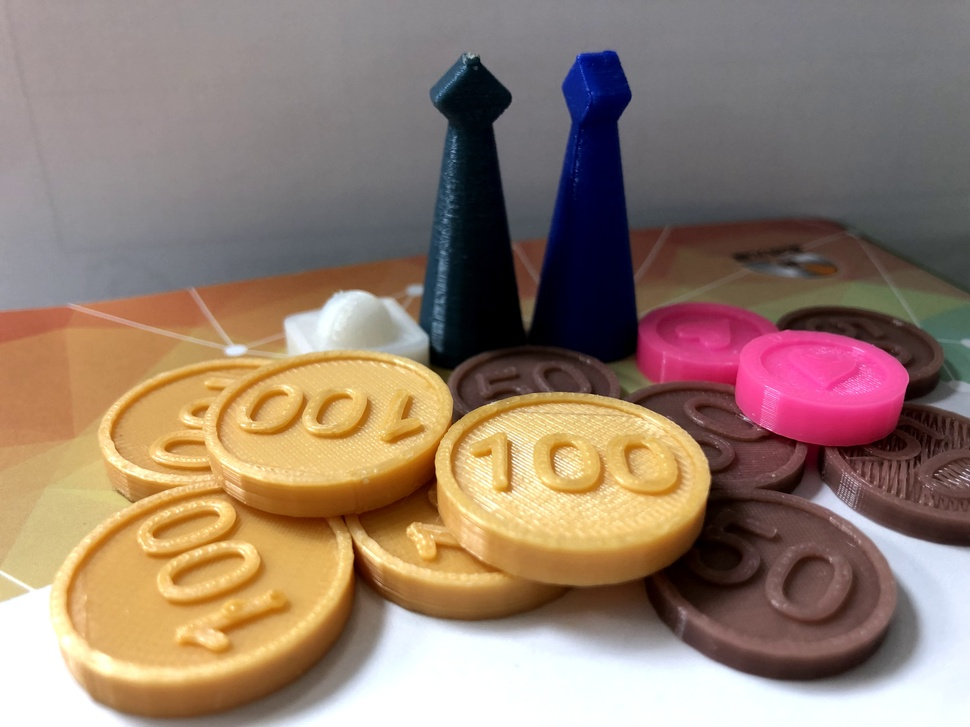
#> input picture images/pic03.jpg, 970 x 727 px, shrunk from 4032 x 3024 before the run, found by its file name
$ python test.py
#> lines starting #> are read from the running program, lines starting #| are printed output that depends on the picture
import numpy as np
import cv2
def main():
    img = cv2.imread("vscode/images/pic03.jpg",-1)
#> img is the input picture: shape (727, 970, 3); mean B, G, R 110.9, 126, 148.7
    cv2.imshow("img1",img)
    #img = cv2.resize(img,(nr2,nc2), interpolation= cv2.INTER_NEAREST)
    #scale = input("放大或縮小幾倍")
    img_out = scale_near(img , 1.5)
    cv2.namedWindow("img2",0)
    cv2.resizeWindow("img2",1000,1000)
    cv2.imshow("img2",img_out)
    cv2.waitKey(0)
def scale_near (img ,scale):
#> called with scale = 1.5
    m= 0
    n = 0
    i = 0
    j = 0
    nr1 , nc1 = img.shape[:2]
#> nr1 = 727; nc1 = 970
    zx = scale
    zy = scale
    nr2 = int(nr1 / scale)
#> nr2 = 484
    nc2 = int(nc1 / scale)
#> nc2 = 646
    img_out = np.zeros([nr1,nc1,3],dtype = "uint8")
    for i in range(nr1):
        for j in range(nc1):
            if (i > 0):
                m = int(i/zy + 0.5)
            else:
                m = int(j/zy - 0.5)
            if (j>0):
                n = int(j/zx + 0.5)
            else:
                n = int(j/zx -0.5)
            if((m >= 0) and (m < nr1) and (n >= 0) and (n < nc1)):
                img_out[i][j] = img[m][n]
            else:
                img_out[i][j] = 0
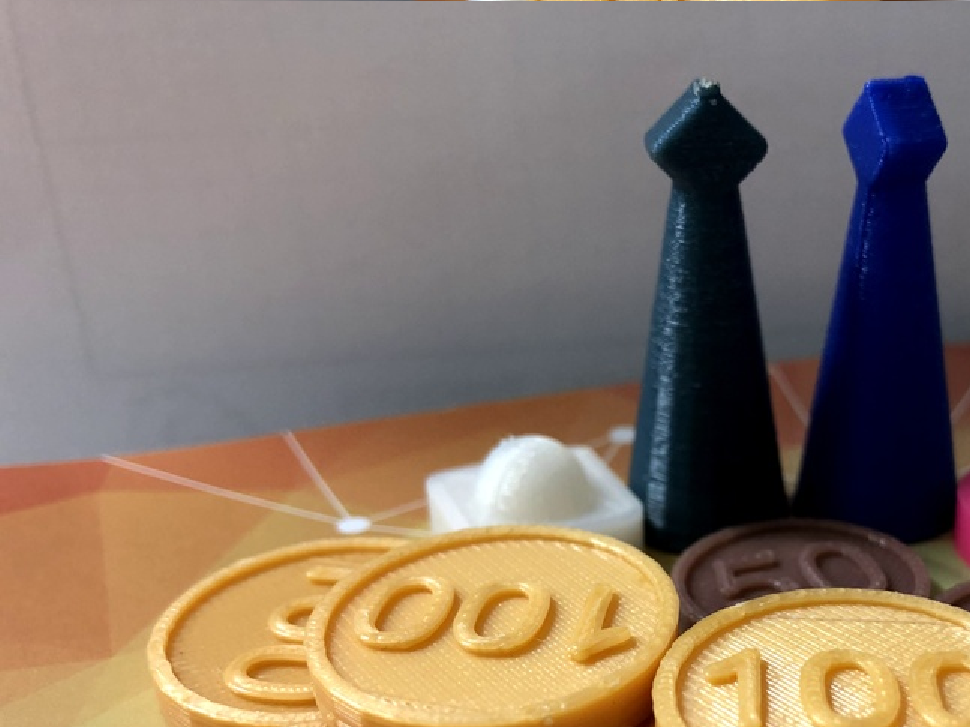
#> img_out: shape (727, 970, 3); mean B, G, R 106.9, 121.4, 138
    return img_out
main()

$ run again, with images/pic01.jpg copied over images/pic03.jpg
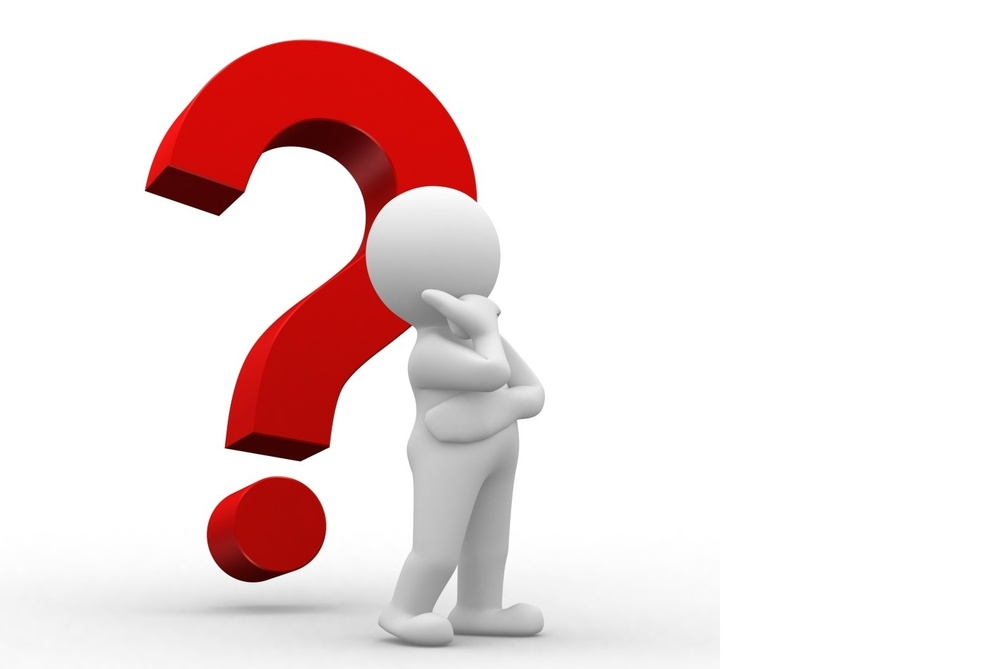
#> input picture images/pic01.jpg, 1000 x 669 px, shrunk from 1422 x 952 before the run, found by its file name
#> in main, img is the input picture: shape (669, 1000, 3); mean B, G, R 223.8, 224, 240.4
#> after the loop in scale_near, `for i in range(nr1):`:
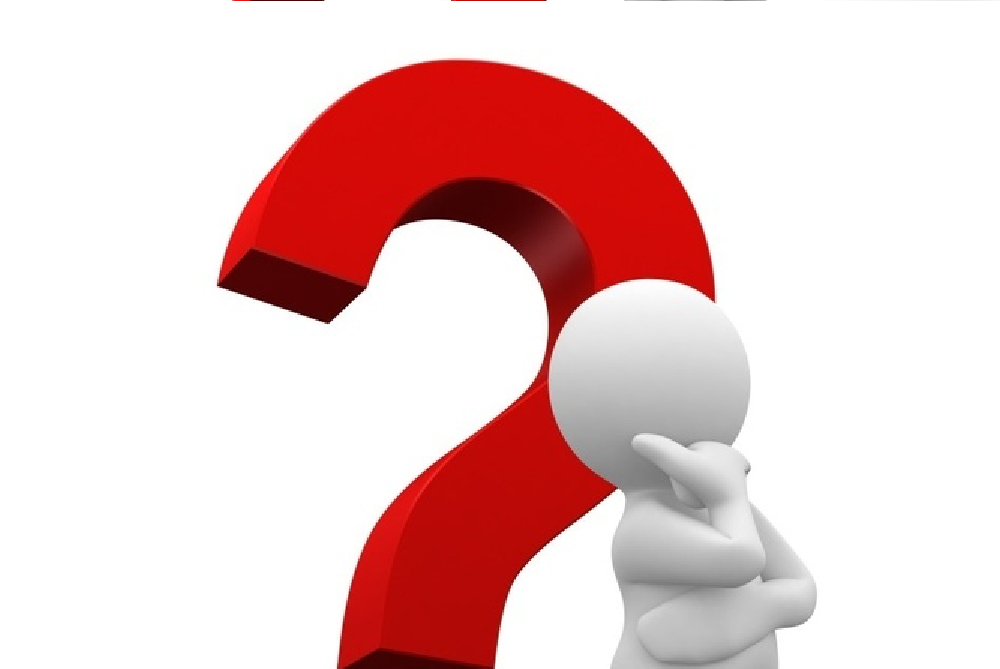
#> img_out: shape (669, 1000, 3); mean B, G, R 203.5, 203.9, 235.8

$ run again, with images/pic04.jpg copied over images/pic03.jpg
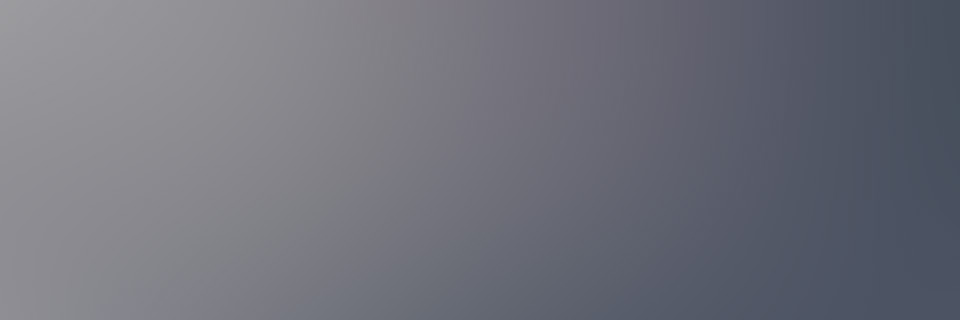
#> input picture images/pic04.jpg, 960 x 320 px, found by its file name
#> in main, img is the input picture: shape (320, 960, 3); mean B, G, R 123.2, 113.3, 111.8
#> after the loop in scale_near, `for i in range(nr1):`:
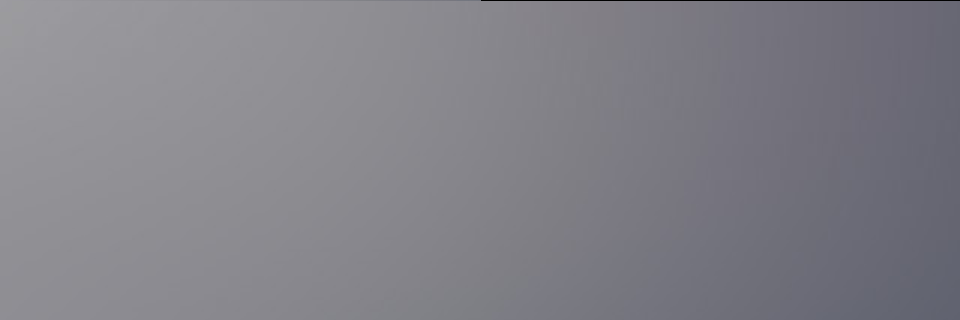
#> img_out: shape (320, 960, 3); mean B, G, R 135.9, 128.5, 129.4

$ run again, with images/pic05.jpg copied over images/pic03.jpg
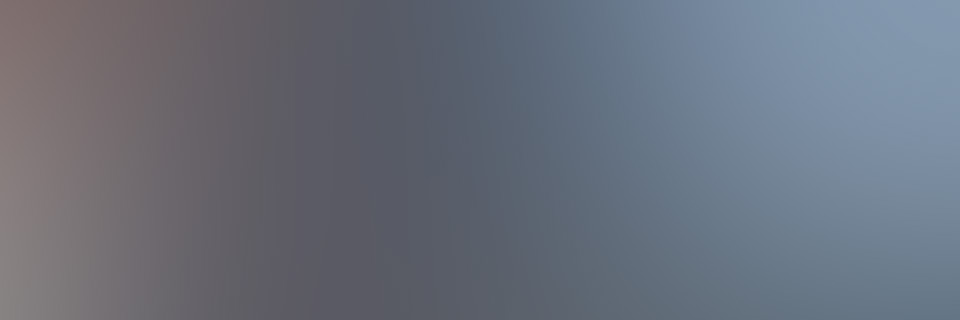
#> input picture images/pic05.jpg, 960 x 320 px, found by its file name
#> in main, img is the input picture: shape (320, 960, 3); mean B, G, R 123.5, 111.4, 105.2
#> after the loop in scale_near, `for i in range(nr1):`:
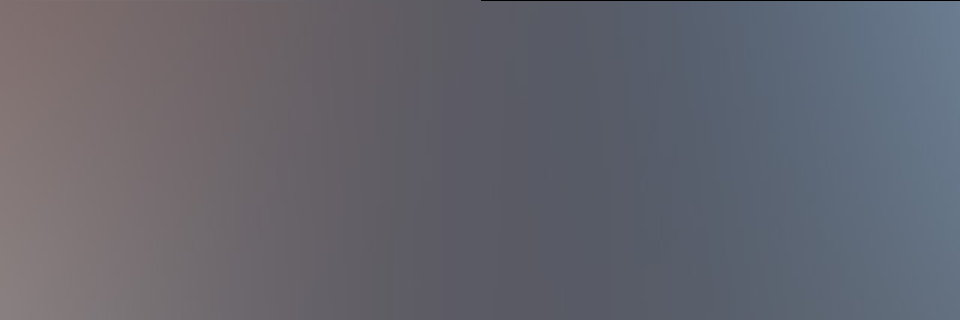
#> img_out: shape (320, 960, 3); mean B, G, R 110.2, 101.1, 100.6
